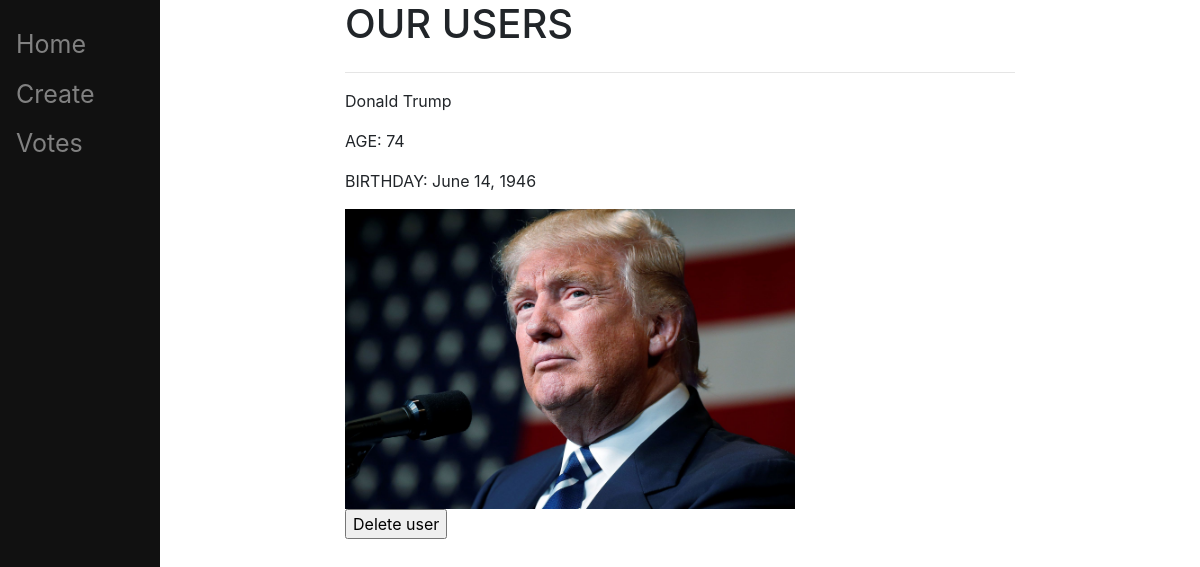
Screenshot of /3/ with the database file from the repository.
### users/models.py (models this page shows, shortened)
class MyUser(models.Model):
    name = models.CharField(max_length=100)
    surname = models.CharField(max_length=100)
    birthday = models.DateField()
    photo = models.ImageField("photo", upload_to="users/photos", default="" , blank=True)
    counter = models.IntegerField(choices=[(i, i) for i in range(0, 11)], blank=True)

### users/views.py (the view)
# urls.py: path("<int:user_id>/", views.detail_information, name="detail_information"),
def detail_information(response, user_id):
    user = MyUser.objects.get(id=user_id)
    today = timezone.now().date()
    if response.method == "POST":
        user.delete()
        return HttpResponseRedirect("/")
    age = today.year - user.birthday.year - 1
    if today.month - user.birthday.month >= 0:
        age += 1
    return render(response, 'users/detail.html', {"user": user, "age": age})

### users/templates/users/detail.html (shortened to what this page needs)
{% extends 'users/base.html' %}
{% block content %}
    <p>{{user.name}} {{user.surname}}</p>
    <body>
        <p> AGE: {{age}} </p>
        <p> BIRTHDAY: {{user.birthday}} </p>
        {% if user.photo %}
            <img src="{{ user.photo.url }}" style="max-height: 300px">
        {% endif %}
    </body>
    <form method="post">
        <input type="submit" value="Delete user"></button>
    </form>
{% endblock %}

### rows the page displays
MyUser: name "Donald", surname "Trump", birthday "June 14, 1946", photo (picture)
